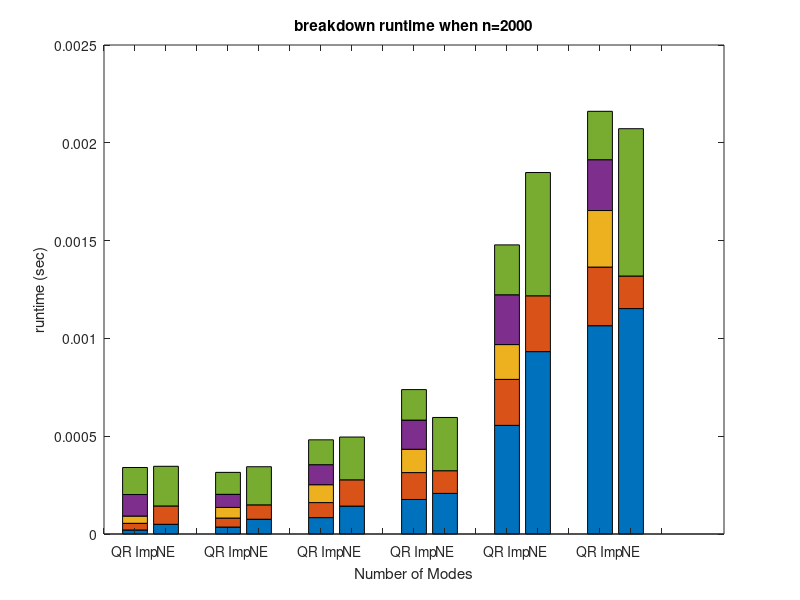

Write the MATLAB code that produced this figure. (Note: this script raises an error after producing the figure.)
clear
load('per_data.mat')
n = [3000,600,200,70,30,10];
bd_mat = zeros(18,5);
j = 1;
for i = 1:24
    if i ~= 3
        if i  ~= 7
            if i ~= 11
                if i ~= 15
                    if i~= 19
                        if i~= 23
                            bd_mat(j,:) = per_data.res(i,:);
                            j = j +  1;
                        end
                    end
                end
            end
        end
    end                 
end
%%

figure,
a=gca;
bar([bd_mat(1:3,:); bd_mat(4:6,:); bd_mat(7:9,:);bd_mat(10:12,:);bd_mat(13:15,:);bd_mat(16:18,:)],'stacked');
title('breakdown runtime when n=2000')
ylabel('runtime (sec)')

xlabel('Number of Modes')
xticks([0:18]);
xticklabels({'','QR Imp','NE','','QR Imp','NE','','QR Imp','NE','','QR Imp','NE','','QR Imp','NE','','QR Imp','NE'});
a.XRuler.TickLabelGapOffset = 15;   
a.YRuler.TickLabelGapOffset = 15;
v = -0.00005;
text(1,v,'d=3','fontsize',10)
text(4,v,'d=4','fontsize',10)
text(7,v,'d=5','fontsize',10)
text(10,v,'d=6','fontsize',10)
text(13,v,'d=7','fontsize',10)
text(16,v,'d=8','fontsize',10)

legend('$Q^\top$B/$A^\top$B','QR/Gram','Pairwise Apply QR','Pairwise QR','Back solve/NE solve','Interpreter','latex')

set(gca,'fontsize',16);
